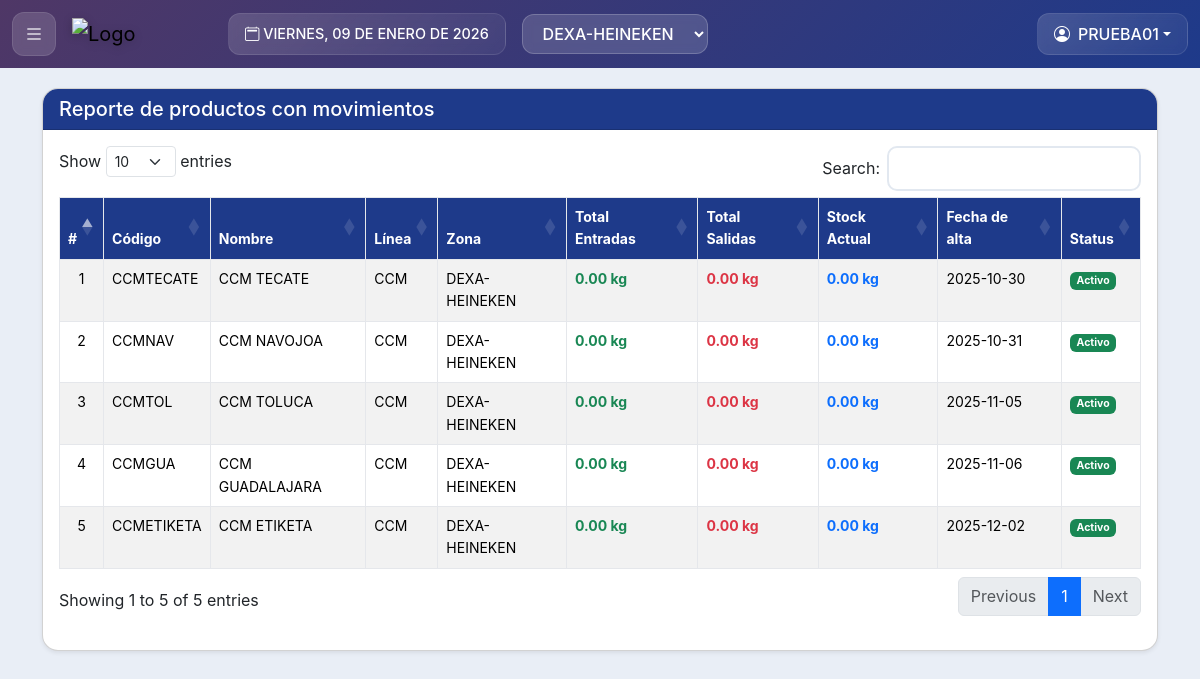
The page /index-2.php?p=reporte_productos (signed in) on the database its author committed.
### tables this page shows
CREATE TABLE IF NOT EXISTS `usuarios` (
  `id_user` int NOT NULL AUTO_INCREMENT,
  `nombre` varchar(255) DEFAULT NULL,
  `correo` varchar(255) DEFAULT NULL,
  `usuario` varchar(255) DEFAULT NULL,
  `pass` varchar(255) DEFAULT NULL,
  `tipo` varchar(255) DEFAULT NULL,
  `fecha` timestamp NOT NULL DEFAULT CURRENT_TIMESTAMP,
  `a` varchar(255) DEFAULT '0',
  `b` varchar(255) NOT NULL DEFAULT '0',
  `c` varchar(255) NOT NULL DEFAULT '0',
  `d` varchar(255) NOT NULL DEFAULT '0',
  `e` varchar(255) NOT NULL DEFAULT '0',
  `f` varchar(255) NOT NULL DEFAULT '0',
  `g` varchar(255) NOT NULL DEFAULT '0',
  `a1` varchar(255) NOT NULL DEFAULT '0',
  `b1` varchar(255) NOT NULL DEFAULT '0',
  `c1` varchar(255) NOT NULL DEFAULT '0',
  `d1` varchar(255) NOT NULL DEFAULT '0',
  `e1` varchar(255) NOT NULL DEFAULT '0',
  `f1` varchar(255) NOT NULL DEFAULT '0',
  `g1` varchar(255) DEFAULT '0',
  `zona` varchar(255) DEFAULT NULL,
  `af` varchar(255) NOT NULL DEFAULT '0',
  `acr` varchar(255) NOT NULL DEFAULT '0',
  `acc` varchar(255) NOT NULL DEFAULT '0',
  `en_correo` varchar(255) NOT NULL DEFAULT '0',
  `prec` varchar(255) NOT NULL DEFAULT '0',
  `zona_adm` varchar(255) NOT NULL DEFAULT '0',
  `status` varchar(255) NOT NULL DEFAULT '1',
  PRIMARY KEY (`id_user`)
);

CREATE TABLE IF NOT EXISTS `zonas` (
  `id_zone` int NOT NULL AUTO_INCREMENT,
  `cod` varchar(255) DEFAULT NULL,
  `nom` varchar(255) DEFAULT NULL,
  `PLANTA` varchar(255) DEFAULT NULL,
  `color` varchar(255) NOT NULL DEFAULT '#3498db',
  `fecha` timestamp NOT NULL DEFAULT CURRENT_TIMESTAMP,
  `tipo` varchar(255) NOT NULL DEFAULT 'NOR',
  `id_user` varchar(255) DEFAULT NULL,
  `status` varchar(255) NOT NULL DEFAULT '1',
  PRIMARY KEY (`id_zone`)
);

CREATE TABLE IF NOT EXISTS `productos` (
  `id_prod` int NOT NULL AUTO_INCREMENT,
  `nom_pro` varchar(255) DEFAULT NULL,
  `cod` varchar(255) DEFAULT NULL,
  `lin` varchar(255) DEFAULT NULL,
  `fecha` timestamp NOT NULL DEFAULT CURRENT_TIMESTAMP,
  `id_user` varchar(255) DEFAULT NULL,
  `status` varchar(255) NOT NULL DEFAULT '1',
  `zona` varchar(255) DEFAULT NULL,
  PRIMARY KEY (`id_prod`)
);

### config/conexiones.php (called while the page is built, shortened)
<?php
function isSudoSession() {
    return isset($_SESSION['original_admin']);
}
?>

### mod/reporte_productos.php (the view, shortened to what this page needs)
<div class="container mt-2">
    <div class="card shadow-sm">
        <h5 class="card-header encabezado-col text-white">Reporte de productos con movimientos</h5>
        <div class="card-body">
            <div class="mb-3">
                <div class="table-responsive">
                    <table class="table table-striped table-bordered table-hover" id="miTabla" style="width:100%">
                        <thead>
                            <tr>
                                <th>#</th>
                                <th data-priority="1">Código</th>
                                <th>Nombre</th>
                                <th>Línea</th>
                                <th>Zona</th>
                                <th>Total Entradas</th>
                                <th>Total Salidas</th>
                                <th>Stock Actual</th>
                                <th>Fecha de alta</th>
                                <th>Status</th>
                            </tr>
                        </thead>
                        <tbody>
                            <?php
                            $Contador = 0;
                            if ($zona_seleccionada == '0') {
                                $query = "SELECT p.*, z.nom AS nom_zone FROM productos p
                                         LEFT JOIN zonas z ON p.zona = z.id_zone";
                            } else {
                                $query = "SELECT p.*, z.nom AS nom_zone FROM productos p
                                         LEFT JOIN zonas z ON p.zona = z.id_zone
                                         WHERE p.zona = '$zona_seleccionada'";
                            }
                            $Prod00 = $conn_mysql->query($query);
                            while ($Prod01 = mysqli_fetch_array($Prod00)) {
                                $Contador++;
                                $fecha_alta = date('Y-m-d', strtotime($Prod01['fecha']));
                                $entradas_query = $conn_mysql->query("SELECT SUM(a.entrada) as total_entradas
                                    FROM almacen a
                                    LEFT JOIN compras c ON a.id_compra = c.id_compra
                                    WHERE a.id_prod = '".$Prod01['id_prod']."'
                                    AND a.entrada > 0
                                    ".($zona_seleccionada != '0' ? " AND c.zona = '$zona_seleccionada'" : ""));
                                $entradas_data = mysqli_fetch_array($entradas_query);
                                $total_entradas = $entradas_data['total_entradas'] ?? 0;
                                $salidas_query = $conn_mysql->query("SELECT SUM(a.salida) as total_salidas
                                    FROM almacen a
                                    LEFT JOIN ventas v ON a.id_venta = v.id_venta
                                    WHERE a.id_prod = '".$Prod01['id_prod']."'
                                    AND a.salida > 0
                                    ".($zona_seleccionada != '0' ? " AND v.zona = '$zona_seleccionada'" : ""));
                                $salidas_data = mysqli_fetch_array($salidas_query);
                                $total_salidas = $salidas_data['total_salidas'] ?? 0;
                                $stock_actual = $total_entradas - $total_salidas;
                                ?>
                                <tr>
                                    <td class="text-center"><?= $Contador ?></td>
                                    <td><?= htmlspecialchars($Prod01['cod']) ?></td>
                                    <td><?= htmlspecialchars($Prod01['nom_pro']) ?></td>
                                    <td><?= htmlspecialchars($Prod01['lin']) ?></td>
                                    <td><?= htmlspecialchars($Prod01['nom_zone']) ?></td>
                                    <td class="text-success"><b><?= number_format($total_entradas, 2) ?> kg</b></td>
                                    <td class="text-danger"><b><?= number_format($total_salidas, 2) ?> kg</b></td>
                                    <td class="<?= $stock_actual < 0 ? 'text-danger' : 'text-primary' ?>">
                                        <b><?= number_format($stock_actual, 2) ?> kg</b>
                                    </td>
                                    <td><?= $fecha_alta ?></td>
                                    <td>
                                        <span class="badge bg-<?= ($Prod01['status'] ?? 0) == 1 ? 'success' : 'danger' ?>">
                                            <?= ($Prod01['status'] ?? 0) == 1 ? 'Activo' : 'Inactivo' ?>
                                        </span>
                                    </td>
                                </tr>
                                <?php
                            }
                            ?>
                        </tbody>
                    </table>
                </div>
            </div>
        </div>
    </div>
</div>

### index-2.php (shortened to what this page needs)
<?php
include "config/conexiones.php";
if(!isset($p)){
  $p = "inicio";
}else{
  $p = $p;
}
?>
<!DOCTYPE html>
<html data-bs-theme="light" lang="es">
<head>
    <link href="https://cdn.jsdelivr.net/npm/bootstrap@5.3.3/dist/css/bootstrap.min.css" rel="stylesheet">
    <link rel="stylesheet" href="https://cdn.jsdelivr.net/npm/bootstrap-icons@1.11.3/font/bootstrap-icons.min.css">
<link href="https://cdn.jsdelivr.net/npm/select2@4.1.0-rc.0/dist/css/select2.min.css" rel="stylesheet" />
<link rel="stylesheet" href="https://cdn.datatables.net/1.13.6/css/dataTables.bootstrap5.min.css">
<link rel="stylesheet" href="https://cdn.datatables.net/responsive/2.2.9/css/responsive.dataTables.min.css">
<link rel="stylesheet" href="https://cdn.datatables.net/buttons/2.4.2/css/buttons.dataTables.min.css">
<link rel="stylesheet" href="https://cdn.datatables.net/fixedheader/3.3.2/css/fixedHeader.dataTables.min.css">
<link rel="stylesheet" href="config/stil.css">
</head>
<body>
<?php
if(isset($_SESSION['id_cliente'])){
    $Pruev0 = $conn_mysql->query("SELECT * FROM usuarios where id_user = '".$_SESSION['id_cliente']."'");
    $Pruev1 = mysqli_fetch_array($Pruev0);
    $zona_user = $Pruev1['zona'];
    $dias = array("DOMINGO","LUNES","MARTES","MIÉRCOLES","JUEVES","VIERNES","SÁBADO");
    $meses = array("ENERO","FEBRERO","MARZO","ABRIL","MAYO","JUNIO","JULIO","AGOSTO","SEPTIEMBRE","OCTUBRE","NOVIEMBRE","DICIEMBRE");
    $numero_dia = date('w');
    $dia = date('d');
    $numero_mes = date('n') - 1;
    $anio = date('Y');
    $fecha_formateada = $dias[$numero_dia] . ", " . $dia . " DE " . $meses[$numero_mes] . " DE " . $anio;
    ?>
    <?php
    $logos = ($zona_user == 0) ? $_SESSION['selected_zone'] : $zona_user ;
    ?>
<nav class="navbar navbar-expand-lg encabezado">
    <div class="container-fluid">
        <div class="d-flex align-items-center w-100">
            <button id="menu-btn" class="menu-btn-header me-2 me-md-3">
                <i class="bi bi-list fs-5"></i>
            </button>
            <a class="navbar-brand me-auto me-md-3" href="?p=inicio">
                <img src="img/logos/logo<?=$logos?>.png" alt="Logo" class="img-fluid">
            </a>
            <div class="date-display me-2 me-md-3 d-none d-lg-block">
                <i class="bi bi-calendar2"></i> <?=$fecha_formateada?>
            </div>
            <div class="zone-selector me-2 me-md-3">
                <form id="zoneForm" method="post" action="procesar_zona.php">
                    <select class="sleczone" name="selected_zone" id="zoneSelect">
                        <?php
                        if ($zona_user == 0) {
                            $zones_query = mysqli_query($conn_mysql, "SELECT * FROM zonas WHERE status = 1 ORDER BY nom");
                            if (!$zones_query) {
                                echo '<option value="0" selected>Todas</option>';
                                error_log("Error al cargar zonas: " . mysqli_error($conn_mysql));
                            } else {
                                $selected_zone = $_SESSION['selected_zone'] ?? '0';
                                echo '<option value="0"' . ($selected_zone === '0' ? ' selected' : '') . '>Todas las zonas</option>';
                                while ($zone = mysqli_fetch_assoc($zones_query)) {
                                    $selected = ($selected_zone == $zone['id_zone']) ? ' selected' : '';
                                    echo '<option value="' . $zone['id_zone'] . '"' . $selected . '>' .
                                    htmlspecialchars($zone['nom']) . '</option>';
                                }
                                mysqli_free_result($zones_query);
                            }
                        } else {
                            $zone_query = mysqli_query($conn_mysql, "SELECT * FROM zonas WHERE id_zone = '$zona_user' AND status = 1");
                            if ($zone_query && mysqli_num_rows($zone_query) > 0) {
                                $zone = mysqli_fetch_assoc($zone_query);
                                echo '<option value="' . $zone['id_zone'] . '" selected>' .
                                htmlspecialchars($zone['nom']) . '</option>';
                            } else {
                                echo '<option value="0" selected>Zona no disponible</option>';
                            }
                        }
                        ?>
                    </select>
                </form>
            </div>
            <div class="user-dropdown ms-auto">
                <div class="dropdown">
                    <button class="btn dropdown-toggle d-flex align-items-center <?= isSudoSession() ? 'btn-warning' : '' ?>"
                        type="button" id="userDropdown" data-bs-toggle="dropdown" aria-expanded="false">
                        <i class="bi bi-person-circle me-2"></i>
                        <span>
                            <?= $Pruev1['usuario'] ?>
                        </span>
                    </button>
                    </div>
                </div>
            </div>
        </div>
    </nav>
    <?php
 $zona_seleccionada = $_SESSION['selected_zone'] ?? '0';
 ?>
 <div class="contenido">
<?php
if(file_exists("mod/".$p.".php")){
    include "mod/".$p.".php";
} else if ($p == "sudo_login") {
    include "mod/sudo_login.php";
} else if ($p == "sudo_logout") {
    include "mod/sudo_logout.php";
} else {
  ?>
  <div class="error mx-auto" data-text="404">404</div>
  <?php
  echo "<i>No se ha encontrado el modulo <b>".$p."</b> <a href='./'>Regresar</a></i>";
}
?>
<?php
}?>
</div>
</body>
</html>

### config/stil.css (style rules this page uses)
:root { --color-primario: #1E3A8A; --color-secundario: #3B82F6; --color-fondo: #E9EEF6; --color-texto: #1F2937; --color-bordes: #E5E7EB; --color-acento: #f8f9fa; --bs-purple: #a370f7; --bs-purple-rgb: 163, 112, 247; --bs-purple-text: #a370f7; --bs-purple-bg-subtle: #e2d9f3; --bs-purple-border-subtle: #c5b3e6; --bs-orange: #FF6B00; --bs-orange-rgb: 255, 107, 0; --bs-orange-text: #D45A00; --bs-orange-bg-subtle: #FFE8D6; --bs-orange-border-subtle: #FFC399; --bs-teal: #008080; --bs-teal-rgb: 0, 128, 128; --bs-teal-text: #006666; --bs-teal-bg-subtle: #e0f2f2; --bs-teal-border-subtle: #b3d9d9; --bs-slate: #64748b; --bs-slate-rgb: 100, 116, 139; --bs-slate-text: #475569; --bs-slate-bg-subtle: #f1f5f9; --bs-slate-border-subtle: #e2e8f0; --bs-slate-dark: #475569; --bs-slate-darker: #334155; --bs-indigo: #6f73d2; --bs-indigo-rgb: 111, 115, 210; --bs-indigo-text: #5a5eac; --bs-indigo-bg-subtle: #e8e9f7; --bs-indigo-border-subtle: #d1d3ee; --primary-color: #4e73df; --success-color: #1cc88a; --warning-color: #f6c23e; --info-color: #36b9cc; --dark-color: #5a5c69; --light-color: #f8f9fc; }
body { background-color: var(--color-fondo) !important; font-family: -apple-system, BlinkMacSystemFont, 'Segoe UI', Roboto, 'Helvetica Neue', Arial, sans-serif; line-height: 1.6; }
.contenido { margin-top: 80px; }
.encabezado { position: fixed; top: 0; left: 0; right: 0; z-index: 1030; width: 100%; background: linear-gradient(135deg, #4F3766 0%, var(--color-primario) 100%) !important; box-shadow: var(--shadow-md); padding: 0.75rem 0; backdrop-filter: blur(10px); }
.encabezado img { width: auto; height: auto; display: block; margin: auto; }
.encabezado .navbar-brand img { width: 140px; transition: transform 0.3s cubic-bezier(0.4, 0, 0.2, 1); filter: drop-shadow(0 2px 4px rgba(0, 0, 0, 0.2)); }
.encabezado .date-display { color: white; font-weight: 500; background: linear-gradient(135deg, rgba(255, 255, 255, 0.15) 0%, rgba(255, 255, 255, 0.05) 100%); backdrop-filter: blur(5px); border: 1px solid rgba(255, 255, 255, 0.1); padding: 0.5rem 1rem; border-radius: 12px; display: inline-flex; align-items: center; gap: 0.5rem; font-size: 0.9rem; }
.encabezado .menu-btn-header { background: rgba(255, 255, 255, 0.15); border: 1px solid rgba(255, 255, 255, 0.1); color: white; width: 44px; height: 44px; border-radius: 12px; display: flex; align-items: center; justify-content: center; transition: all 0.3s ease; backdrop-filter: blur(5px); }
.encabezado .user-dropdown .btn { color: white; font-weight: 500; background: linear-gradient(135deg, rgba(255, 255, 255, 0.15) 0%, rgba(255, 255, 255, 0.05) 100%); border: 1px solid rgba(255, 255, 255, 0.1); border-radius: 12px; padding: 0.5rem 1rem; transition: all 0.3s ease; backdrop-filter: blur(5px); }
.encabezado .zone-selector { margin-right: 1rem; }
.encabezado .zone-selector .sleczone { background: rgba(255, 255, 255, 0.15); border: 1px solid rgba(255, 255, 255, 0.2); color: white; border-radius: 12px; padding: 0.5rem 1rem; font-weight: 500; cursor: pointer; transition: all 0.3s ease; backdrop-filter: blur(5px); max-width: 200px; }
option { width: 100%; font-size: 14px; padding: 12px; }
.encabezado .zone-selector option { margin: 5px; background-color: #ffffff; color: #25292d; transition: .3s ease; }
.card { background-color: white; border-radius: 16px; box-shadow: var(--shadow-sm); overflow: hidden; transition: transform 0.3s ease, box-shadow 0.3s ease; }
table { border-color: var(--color-bordes) !important; }
th { background-color: var(--color-primario) !important; color: white !important; font-size: 14px; }
td { font-size: 14px; }
.encabezado-col { background-color: var(--color-primario) !important; color: white !important; }

### index-2.php (style rules this page uses)
#zoneSelect { display: none; }

### rows shown on the page
usuarios: selected_zone "DEXA-HEINEKEN", usuario "PRUEBA01"
productos: cod "CCMTECATE", nom_pro "CCM TECATE", lin "CCM", zonas.nom "DEXA-HEINEKEN", total_entradas "0.00", total_salidas "0.00", stock_actual "0.00", fecha "2025-10-30", status "Activo"
productos: cod "CCMNAV", nom_pro "CCM NAVOJOA", lin "CCM", zonas.nom "DEXA-HEINEKEN", total_entradas "0.00", total_salidas "0.00", stock_actual "0.00", fecha "2025-10-31", status "Activo"
productos: cod "CCMTOL", nom_pro "CCM TOLUCA", lin "CCM", zonas.nom "DEXA-HEINEKEN", total_entradas "0.00", total_salidas "0.00", stock_actual "0.00", fecha "2025-11-05", status "Activo"
productos: cod "CCMGUA", nom_pro "CCM GUADALAJARA", lin "CCM", zonas.nom "DEXA-HEINEKEN", total_entradas "0.00", total_salidas "0.00", stock_actual "0.00", fecha "2025-11-06", status "Activo"
productos: cod "CCMETIKETA", nom_pro "CCM ETIKETA", lin "CCM", zonas.nom "DEXA-HEINEKEN", total_entradas "0.00", total_salidas "0.00", stock_actual "0.00", fecha "2025-12-02", status "Activo"
